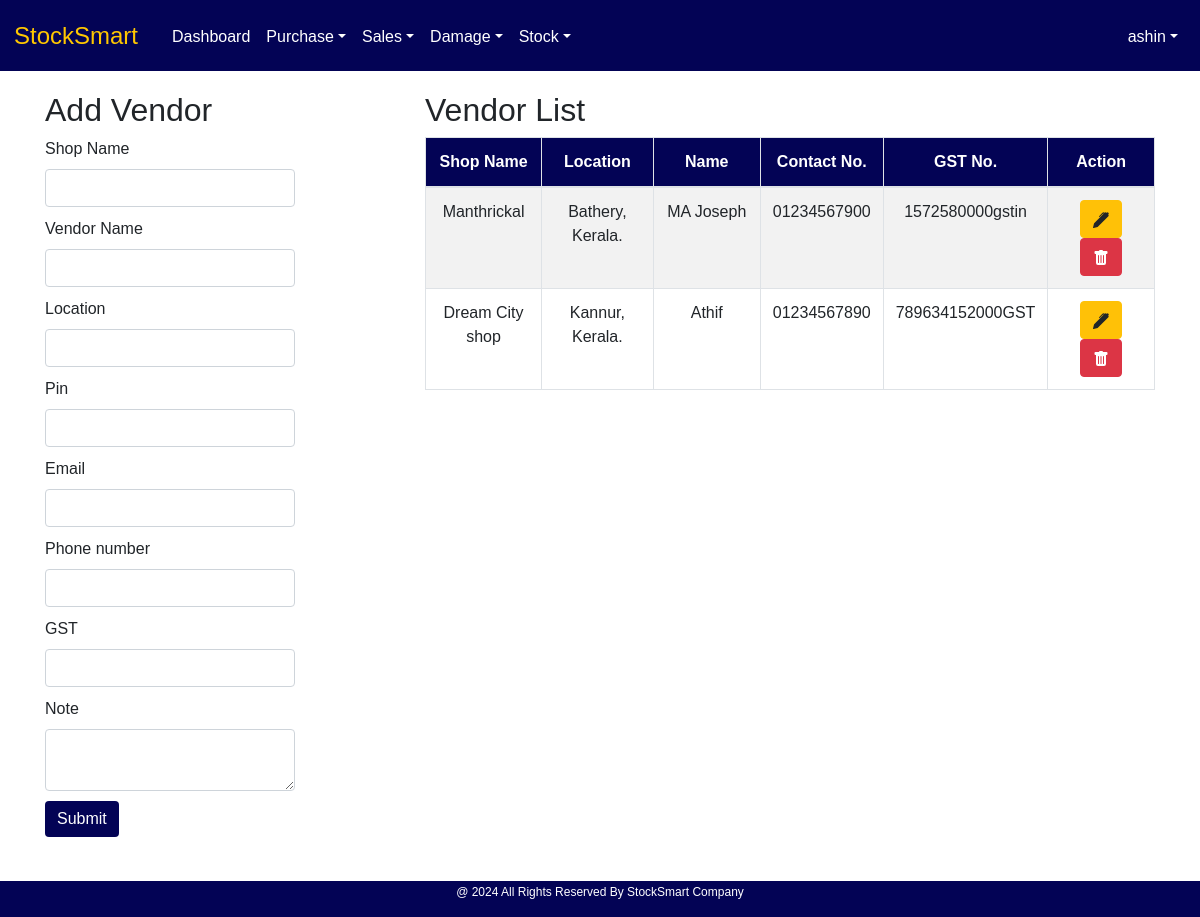
/Core/vendor_pg/ (signed in), run on an earlier commit of the app's database.
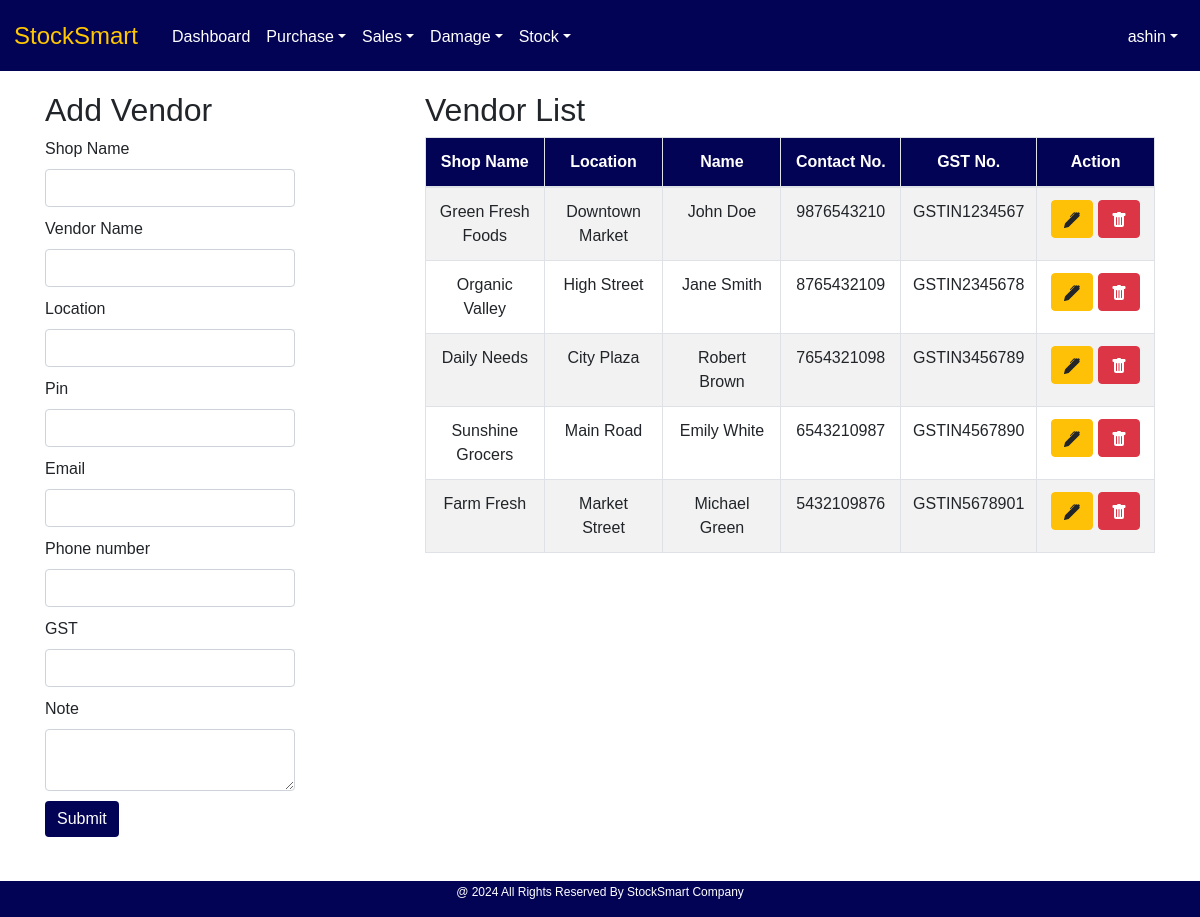
And on a later commit of the database.
### User/models.py (models this page shows)
class User(AbstractUser):
    MY_ROLES =[
        ('Admin','Admin'),
        ('Staff','Staff'),
    ]
    role = models.CharField(max_length=50, choices=MY_ROLES)

### Core/models.py (models this page shows, shortened)
class vendorTable(models.Model):
    vendor_id = models.AutoField(primary_key=True)
    vendor_shop_name = models.CharField(max_length=100, null=True, blank=True)
    vendor_location = models.CharField(max_length=50, null=True, blank=True)
    vendor_pin = models.CharField(max_length=6, null=True, blank=True)
    vendor_email = models.EmailField(max_length=100, null=True, blank=True)
    vendor_name = models.CharField(max_length=50, null=True, blank=True)
    vendor_phone = models.CharField(max_length=10, null=True, blank=True)
    vendor_GST = models.CharField(max_length=100, null=True, blank=True, unique=True)
    vendor_note = models.TextField()

### Core/views.py (the view, shortened to what this page needs)
# urls.py: path('vendor_pg/', views.vendor_pg, name="vendor_pg"),
@admin_required
def vendor_pg(request):
    base_template = 'user/Index.html' if request.user.role == "Admin" else 'user/staff_index.html'
    vendor_data = vendorTable.objects.all()
    return render(request, "core/vendor.html", {'vendor_data': vendor_data, 'base_template': base_template})

### templates/core/vendor.html (shortened to what this page needs)
<!DOCTYPE html>
{% extends base_template %}
{% load static %}
{% block content %}
<html lang="en">
<head>
    <link href="https://maxcdn.bootstrapcdn.com/bootstrap/4.5.2/css/bootstrap.min.css" rel="stylesheet">
     <link href="{% static 'assets/style.css' %}" rel="stylesheet">
</head>
<body>
    <div class="container">
        <div class="row">
            <div class="form-container col-md-4">
                <h2 id="formTitle">Add Vendor</h2>
                <form id="itemForm" method="post" action="{% url 'vendor_pg' %}" onsubmit="return validation()" class="footer-bottom">
                    <div class="form-group">
                        <label>Shop Name</label>
                        <input name="shopname" id="shopname" type="text" class="form-control" required>
                    </div>
                    <div class="form-group">
                        <label>Vendor Name</label>
                        <input name="vendorname" id="vendorname" type="text" class="form-control" required>
                    </div>
                    <div class="form-group">
                        <label>Location</label>
                        <input name="location" id="location" type="text" class="form-control" required>
                    </div>
                    <div class="form-group">
                        <label>Pin</label>
                        <input name="pin" id="pin" type="text" class="form-control" required>
                    </div>
                    <div class="form-group">
                        <label>Email</label>
                        <input name="email" id="email" type="email" class="form-control" required>
                    </div>
                    <div class="form-group">
                        <label>Phone number</label>
                        <input name="phonenumber" id="phonenumber" type="tel" onsubmit="return validation()" class="form-control" required>
                    </div>
                    <div class="form-group">
                        <label>GST</label>
                        <input name="gst" id="gst" type="text" class="form-control" required>
                    </div>
                    <div class="form-group">
                        <label>Note</label>
                        <textarea name="note" id="note" class="form-control" required></textarea>
                    </div>
                    <button type="submit" class="btn btn-info">Submit</button>
                </form>
            </div>
            <div class="table-container col-md-8">
                <h2>Vendor List</h2>
                <table class="table table-bordered table-striped">
                    <thead class="bg-info">
                        <tr>
                            <th style="width:120px">Shop Name</th>
                            <th style="width:120px">Location</th>
                            <th style="width:120px">Name</th>
                            <th style="width:120px">Contact No.</th>
                            <th style="width:120px">GST No.</th>
                            <th style="width:120px">Action</th>
                        </tr>
                    </thead>
                    <tbody id="itemsTableBody">
                    {% for i in vendor_data %}
                    <tr>
                        <td>{{ i.vendor_shop_name }}</td>
                        <td>{{ i.vendor_location }}</td>
                        <td>{{ i.vendor_name }}</td>
                        <td>{{ i.vendor_phone }}</td>
                        <td>{{ i.vendor_GST }}</td>
                        <td>
                            <button type="button" class="btn btn-warning" onclick="editVendor('{{ i.vendor_id }}', '{{ i.vendor_shop_name }}', '{{ i.vendor_name }}', '{{ i.vendor_location }}', '{{ i.vendor_pin }}', '{{ i.vendor_email }}', '{{ i.vendor_phone }}', '{{ i.vendor_GST }}', '{{ i.vendor_note }}')">
                            </button>
                            <a href="{% url 'deleteVendor' Did=i.vendor_id %}"><button type="button" class="btn btn-danger">
                            </button></a>
                        </td>
                    </tr>
                    {% endfor %}
                    </tbody>
                </table>
            </div>
        </div>
    </div>
</body>
</html>
{% endblock %}

### templates/user/Index.html (shortened to what this page needs)
<!DOCTYPE html>
{%load static%}
<html lang="en">
<head>
    <link href="https://maxcdn.bootstrapcdn.com/bootstrap/4.5.2/css/bootstrap.min.css" rel="stylesheet">
    <link href="https://cdnjs.cloudflare.com/ajax/libs/font-awesome/6.0.0-beta3/css/all.min.css" rel="stylesheet">
    <link href="{% static 'assets/style.css' %}" rel="stylesheet">
</head>
<body>
    <div class="d-flex justify-content-center" >
        <div class="flex-grow-1">
            <nav class="navbar p-1 navbar-expand-lg bg-info">
                <a class="navbar-brand " style="color: #ffc700 !important; padding-left:10px; font-weight: normal !important; font-size: 1.5rem !important;" href="#">StockSmart</a>
                <div class="bg-info collapse navbar-collapse my-0 justify-content-center" id="navbarNav" style="text-align: center;">
                    <ul class="navbar-nav">
                        <li class="nav-item">
                            <a class="nav-link" href="{% url 'index' %}">Dashboard</a>
                        </li>
                        <li class="bg-info nav-item dropdown">
                            <a class="nav-link dropdown-toggle" href="#" id="navbarPurchaseDropdown" role="button" data-toggle="dropdown" aria-haspopup="true" aria-expanded="false">Purchase</a>
                        </li>
                        <li class="nav-item dropdown">
                            <a class="nav-link dropdown-toggle" href="#" id="navbarSalesDropdown" role="button" data-toggle="dropdown" aria-haspopup="true" aria-expanded="false">Sales</a>
                        </li>
                        <li class="nav-item dropdown">
                            <a class="nav-link dropdown-toggle" href="#" id="navbarDamageDropdown" role="button" data-toggle="dropdown" aria-haspopup="true" aria-expanded="false">Damage</a>
                        </li>
                        <li class="nav-item dropdown">
                            <a class="nav-link dropdown-toggle" href="#" id="navbarStockDropdown" role="button" data-toggle="dropdown" aria-haspopup="true" aria-expanded="false">Stock</a>
                        </li>
                    </ul>
                    <ul class="navbar-nav ml-auto">
                        <li class="nav-item dropdown">
                            <a class="nav-link dropdown-toggle" href="#" id="navbarUserDropdown" role="button" data-toggle="dropdown" aria-haspopup="true" aria-expanded="false">{{ user.username }}</a>
                        </li>
                    </ul>
                </div>
            </nav>
             {% block content %}{% endblock %}
            <div class="footer bg-info">
                <p>@ 2024 All Rights Reserved By StockSmart Company</p>
            </div>
        </div>
    </div>
</body>
</html>

### static/assets/style.css (style rules this page uses)
body { overflow-x: hidden; height: 100vh; font-family: Arial, sans-serif; margin-bottom: 20px; }
.navbar { margin-bottom: 20px; padding: 20px; color: white; }
.navbar-collapse { margin-bottom: 20px; padding: 10px; color: white; }
.footer { position: fixed; left: 0; bottom: 0px; width: 100%; color: white; text-align: center; padding-top : 2px; font-size: 12px; }
.bg-info { background-color: #030355 !important; color: #ffffff !important; text-decoration: none !important; box-shadow: none !important; }
.btn-info { background-color: #030355 !important; color: #ffffff !important; border: none !important; box-shadow: none !important; }
a { color: #ffffff !important; text-decoration: none !important; }
.footer-bottom { margin-bottom: 80px; }
.form-container { width: 40%; }
.table-container { width: 55%; margin-bottom: 80px; }
.table { margin-bottom: 80px; text-align: center; }
.form-control { width: 250px; text-align: center; }
.form-group { margin-bottom: 10px; }
ul { padding-left: 0; list-style-type: none; margin-bottom: 0; }
li { padding-top: 3px; }

What changed in the data, as far as the page shows it:
removed vendorTable: vendor_shop_name "Manthrickal", vendor_location "Bathery, Kerala.", vendor_name "MA Joseph", vendor_phone "01234567900", vendor_GST "1572580000gstin"
added vendorTable: vendor_shop_name "Green Fresh Foods", vendor_location "Downtown Market", vendor_name "John Doe", vendor_phone "9876543210", vendor_GST "GSTIN1234567"
changed vendorTable: vendor_shop_name "Dream City shop" → "Organic Valley"; vendor_location "Kannur, Kerala." → "High Street"; vendor_name "Athif" → "Jane Smith"; vendor_phone "01234567890" → "8765432109"; vendor_GST "789634152000GST" → "GSTIN2345678"
added vendorTable: vendor_shop_name "Daily Needs", vendor_location "City Plaza", vendor_name "Robert Brown", vendor_phone "7654321098", vendor_GST "GSTIN3456789"
added vendorTable: vendor_shop_name "Sunshine Grocers", vendor_location "Main Road", vendor_name "Emily White", vendor_phone "6543210987", vendor_GST "GSTIN4567890"
added vendorTable: vendor_shop_name "Farm Fresh", vendor_location "Market Street", vendor_name "Michael Green", vendor_phone "5432109876", vendor_GST "GSTIN5678901"
